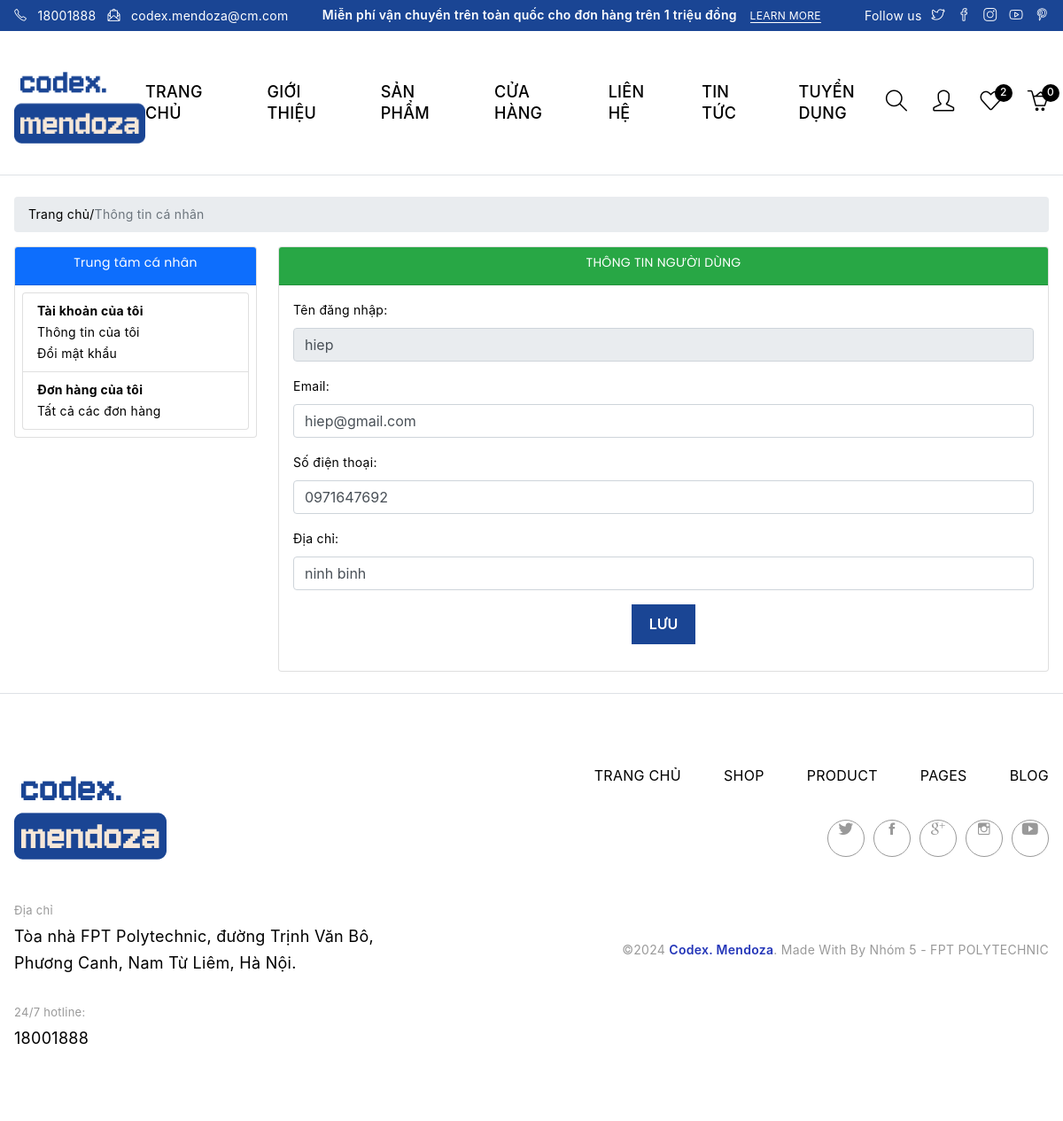
/?action=profile (signed in), run on the app's committed database.
### tables this page shows
CREATE TABLE `users` (
  `user_id` int NOT NULL,
  `name` varchar(255) NOT NULL,
  `avatar` varchar(255) DEFAULT NULL,
  `address` varchar(255) NOT NULL,
  `email` varchar(255) NOT NULL,
  `phone` varchar(10) NOT NULL,
  `password` varchar(255) NOT NULL,
  `role_id` int DEFAULT '1',
  `created_at` timestamp NULL DEFAULT NULL,
  `updated_at` timestamp NULL DEFAULT NULL
);

### controllers/client/profileController.php (called while the page is built, shortened)
<?php
class profileController{
    public $profileModel;
    public function __construct()
    {
       $this->profileModel = new profileModel();
    }
    public function  profile(){
        $show = $this->profileModel->getUsername($_SESSION['name']['name']);
        require_once './views/client/profile.php';
    }
}
?>

### commons/function.php (called while the page is built, shortened)
<?php
function connect_db() {
    try {
        $dsn = 'mysql:host=' . DB_HOST . ';port=' . DB_PORT . ';dbname=' . DB_NAME . ';charset=utf8';
        $conn = new PDO($dsn, DB_USERNAME, DB_PASSWORD);
        $conn->setAttribute(PDO::ATTR_ERRMODE, PDO::ERRMODE_EXCEPTION);
        $conn->setAttribute(PDO::ATTR_DEFAULT_FETCH_MODE, PDO::FETCH_ASSOC);
        return $conn;
    } catch (PDOException $e) {
        die('Lỗi kết nối CSDL: ' . $e->getMessage());
    }
}
?>

### models/profileModel.php (called while the page is built, shortened)
<?php
class profileModel{
    public $conn;
    public function __construct()
    {
        $this->conn = connect_db();
    }
    public function getUsername($name){
        $sql = "SELECT * FROM users WHERE name = '$name'";
        $data = $this->conn->query($sql);
        return $data->fetch();
    }
}
?>

### views/client/profile.php (the view)
<?php include './views/client/layout/header.php' ?>
<div class="container my-4">
    <div class="breadcrumb">
        <a href="?action=client" onclick="saveClick('Trang chủ')">Trang chủ</a> /
        <span class="text-muted">Thông tin cá nhân</span>
    </div>
    <div class="row">
        <div class="col-md-3">
            <div class="card">
                <div class="card-header bg-primary text-white text-center">
                    <h5>Trung tâm cá nhân</h5>
                </div>
                <div class="card-body p-2">
                    <ul class="list-group">
                        <li class="list-group-item">
                            <strong>Tài khoản của tôi</strong>
                            <ul class="list-unstyled ms-3">
                                <li><a href="?act=profile" onclick="saveClick('Thông tin của tôi')">Thông tin của tôi</a></li>
                                <li><a href="?act=changePass" onclick="saveClick('Thông tin của tôi')">Đổi mật khẩu</a></li>
                            </ul>
                        </li>
                        <li class="list-group-item">
                            <strong>Đơn hàng của tôi</strong>
                            <ul class="list-unstyled ms-3">
                                <li><a href="?action=historic" onclick="saveClick('Tất cả các đơn hàng')">Tất cả các đơn hàng</a></li>
                            </ul>
                        </li>
                    </ul>
                </div>
            </div>
        </div>
        <div class="col-md-9">
            <div class="card">
                <div class="card-header bg-success text-white text-center">
                    <h5>THÔNG TIN NGƯỜI DÙNG</h5>
                </div>
                <div class="card-body">
                    <form action="" method="post">
                        <div class="mb-3">
                            <label for="username" class="form-label">Tên đăng nhập:</label>
                            <input type="text" id="username" name="name" class="form-control" value="<?= $show['name'] ?>" readonly>
                        </div>
                        <div class="mb-3">
                            <label for="email" class="form-label">Email:</label>
                            <input type="email" id="email" name="email" class="form-control" value="<?= $show['email'] ?>" required>
                        </div>
                        <div class="mb-3">
                            <label for="phone" class="form-label">Số điện thoại:</label>
                            <input type="tel" id="phone" name="phone" class="form-control" value="<?= $show['phone'] ?>" required>
                        </div>
                        <div class="mb-3">
                            <label for="address" class="form-label">Địa chỉ:</label>
                            <input type="text" id="address" name="address" class="form-control" value="<?= $show['address'] ?>">
                        </div>
                        <div class="text-center">
                            <button type="submit" name="btn_update" class="btn btn-primary">LƯU</button>
                        </div>
                    </form>
                </div>
            </div>
        </div>
    </div>
</div>
<?php include './views/client/layout/footer.php' ?>

### data on the page
users: name "hiep", email "hiep@gmail.com", phone "0971647692", address "ninh binh"

### other printed values
count($_SESSION["myCart"]) "0"
